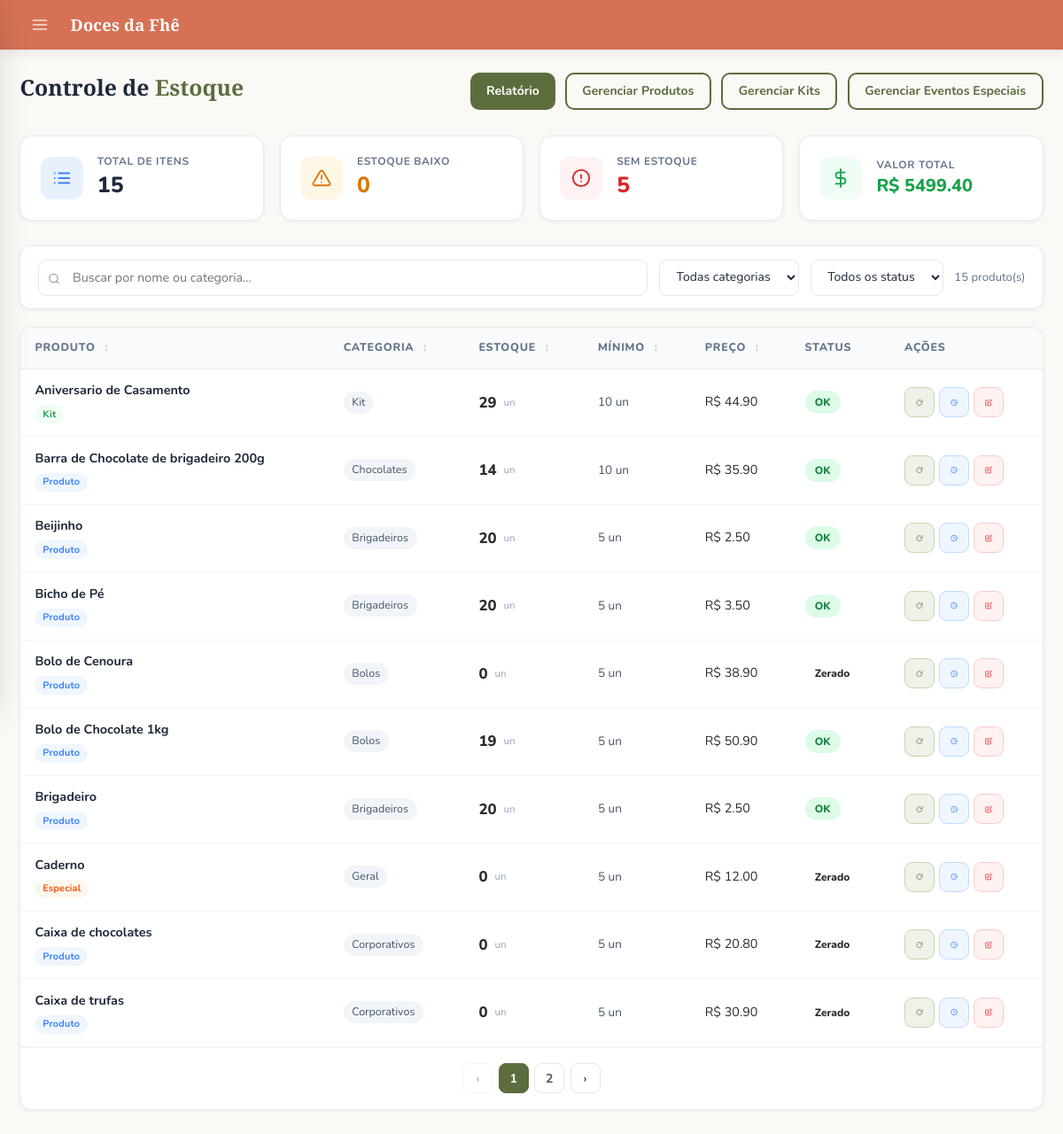
Page /admin/estoque (signed in) on the earlier database version.
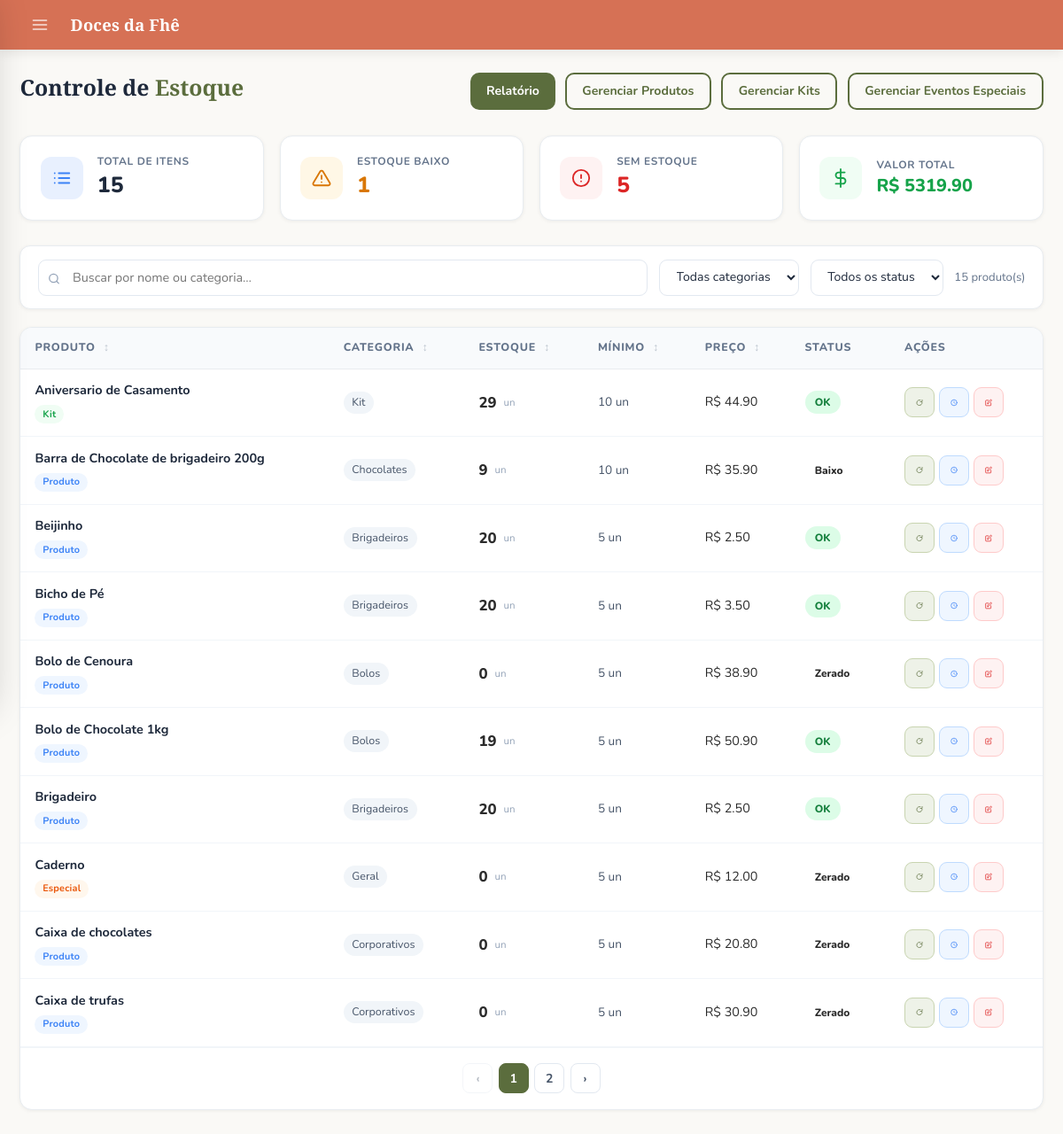
Same page on the later database version.
### models.py (models this page shows, shortened)
class Product(db.Model):
    __tablename__ = "products"
    id          = db.Column(db.Integer, primary_key=True)
    name        = db.Column(db.String(200), unique=True, nullable=False, index=True)
    description = db.Column(db.String(800), nullable=False)
    image_url   = db.Column(db.String(300))
    price       = db.Column(db.Numeric(10, 2), nullable=False)
    category          = db.Column(db.String(100), nullable=True, default='geral')  # ✅ NOVO
    ativo             = db.Column(db.Boolean, default=True, nullable=False)
    estoque           = db.Column(db.Integer, default=0, nullable=False)
    estoque_minimo    = db.Column(db.Integer, default=5, nullable=False)
    quantidade_minima = db.Column(db.Integer, default=1, nullable=False)
    quantidade_maxima = db.Column(db.Integer, nullable=True)
    created_at     = db.Column(db.DateTime, default=datetime.utcnow)
    @property
    def status_estoque(self):
        if self.estoque == 0:
            return 'zerado'
        if self.estoque <= self.estoque_minimo:
            return 'baixo'
        return 'ok'

### app.py (the view)
@app.route('/admin/estoque')
@login_required
@admin_required
def estoque():
    produtos  = Product.query.filter_by(ativo=True).order_by(Product.name).all()
    kits      = Kit.query.filter_by(ativo=True, is_admin_kit=True).order_by(Kit.name).all()
    especiais = ProdutoEspecial.query.filter_by(mostrar=True).order_by(ProdutoEspecial.name).all()
    def _item(obj, tipo, nome, cat, preco):
        return {'id': obj.id, 'tipo': tipo, 'nome': nome,
                'categoria': cat or '—', 'preco': float(preco),
                'estoque': obj.estoque, 'estoque_minimo': obj.estoque_minimo,
                'status': obj.status_estoque}
    itens = (
        [_item(p, 'produto',  p.name, p.category,        p.price)       for p in produtos] +
        [_item(k, 'kit',      k.name, 'Kit',              k.total_price) for k in kits] +
        [_item(e, 'especial', e.name, e.category,         e.price)       for e in especiais]
    )
    itens.sort(key=lambda x: x['nome'].lower())
    categorias = sorted({i['categoria'] for i in itens if i['categoria'] != '—'})
    total_valor   = sum(i['preco'] * i['estoque'] for i in itens)
    sem_estoque   = sum(1 for i in itens if i['status'] == 'zerado')
    estoque_baixo = sum(1 for i in itens if i['status'] == 'baixo')
    return render_template('admin/estoque.html',
        itens=itens, categorias=categorias,
        total_valor=total_valor, sem_estoque=sem_estoque,
        estoque_baixo=estoque_baixo)

### app.py (called while the page is built)
def admin_required(f):
    @wraps(f)
    def decorated_function(*args, **kwargs):
        if not current_user.is_authenticated or not current_user.is_admin:
            flash("Acesso negado. São necessárias permissões de administrador.", "error")
            return redirect(url_for('dashboard'))
        return f(*args, **kwargs)
    return decorated_function

@login_manager.user_loader
def load_user(user_id):
    return User.query.get(int(user_id))

@app.context_processor
def inject_globals():
    if current_user.is_authenticated:
        total_itens = db.session.query(
            db.func.sum(CarrinhoItem.quantidade)
        ).filter_by(user_id=current_user.id).scalar() or 0
    else:
        total_itens = 0
    site_config = SiteConfig.query.first()
    return dict(carrinho_total=total_itens, site_config=site_config)

### models.py (called while the page is built)
    @property
    def total_price(self):
        return sum(kp.product.price * kp.quantity for kp in self.products)

    @property
    def status_estoque(self):
        if self.estoque == 0:       return 'zerado'
        if self.estoque <= self.estoque_minimo: return 'baixo'
        return 'ok'

### templates/admin/estoque.html (shortened to what the changed rows need)
{% extends "admin/base.html" %}
{% block styles %}
<link rel="stylesheet" href="{{ url_for('static', filename='estoque.css') }}">
{% endblock %}
{% block content %}
<div class="es-page">
  <div class="es-header">
    <h1 class="es-title">Controle de <span>Estoque</span></h1>
  </div>
  <div class="es-cards">
    <div class="es-card">
      <div class="es-card-info low">
        <label>Estoque Baixo</label>
        <strong>{{ estoque_baixo }}</strong>
      </div>
    </div>
    <div class="es-card">
      <div class="es-card-info valor">
        <label>Valor Total</label>
        <strong>R$ {{ "%.2f"|format(total_valor) }}</strong>
      </div>
    </div>
  </div>
  <div class="es-table-wrap">
    <table class="es-table" id="tabelaProdutos">
      <thead>
        <tr>
          <th onclick="ordenar(0)">Produto <span class="sort-icon">↕</span></th>
          <th onclick="ordenar(1)">Categoria <span class="sort-icon">↕</span></th>
          <th onclick="ordenar(2)">Estoque <span class="sort-icon">↕</span></th>
          <th onclick="ordenar(3)">Mínimo <span class="sort-icon">↕</span></th>
          <th onclick="ordenar(4)">Preço <span class="sort-icon">↕</span></th>
          <th>Status</th>
          <th>Ações</th>
        </tr>
      </thead>
      <tbody id="tbodyProdutos">
        {% for item in itens %}
        {% set uid = item.tipo ~ '-' ~ item.id %}
        <tr class="prod-row row-{{ item.status }}"
            data-nome="{{ item.nome | lower }}"
            data-cat="{{ item.categoria | lower }}"
            data-status="{{ item.status }}"
            data-uid="{{ uid }}">
          <td>
            <div class="prod-name">{{ item.nome }}</div>
            <div style="margin-top:.25rem;">
              {% if item.tipo == 'kit' %}<span class="tipo-tag tipo-kit">Kit</span>
              {% elif item.tipo == 'especial' %}<span class="tipo-tag tipo-especial">Especial</span>
              {% else %}<span class="tipo-tag tipo-produto">Produto</span>{% endif %}
            </div>
          </td>
          <td><span class="prod-cat">{{ item.categoria | capitalize }}</span></td>
          <td>
            <div class="stock-qty">
              <span class="qty-num" id="qty-{{ uid }}">{{ item.estoque }}</span>
              <span class="qty-min">un</span>
            </div>
          </td>
          <td>
            <span style="font-size:.85rem; color:#475569;">
              <span id="min-{{ uid }}">{{ item.estoque_minimo }}</span> un
            </span>
          </td>
          <td>R$ {{ "%.2f"|format(item.preco) }}</td>
          <td>
            <span class="badge-status badge-{{ item.status }}" id="badge-{{ uid }}">
              {% if item.status == 'ok' %}OK
              {% elif item.status == 'baixo' %}Baixo
              {% else %}Zerado{% endif %}
            </span>
          </td>
          <td>
            <div class="td-actions">
              <button class="btn-es btn-es-sm btn-mov btn-es-icon"
                      title="Movimentar estoque"
                      data-tipo="{{ item.tipo }}"
                      data-id="{{ item.id }}"
                      data-nome="{{ item.nome|e }}"
                      data-estoque="{{ item.estoque }}"
                      data-minimo="{{ item.estoque_minimo }}"
                      onclick="abrirMovimentar(this.dataset.tipo,this.dataset.id,this.dataset.nome,this.dataset.estoque,this.dataset.minimo)">
                <svg xmlns="http://www.w3.org/2000/svg" width="15" height="15" viewBox="0 0 24 24" fill="none" stroke="currentColor" stroke-width="2.2" stroke-linecap="round" stroke-linejoin="round">
                  <path d="M21 12a9 9 0 1 1-6.219-8.56"/><polyline points="21 3 21 9 15 9"/>
                </svg>
              </button>
              <button class="btn-es btn-es-sm btn-hist btn-es-icon"
                      title="Histórico"
                      data-tipo="{{ item.tipo }}"
                      data-id="{{ item.id }}"
                      data-nome="{{ item.nome|e }}"
                      onclick="abrirHistorico(this.dataset.tipo,this.dataset.id,this.dataset.nome)">
                <svg xmlns="http://www.w3.org/2000/svg" width="15" height="15" viewBox="0 0 24 24" fill="none" stroke="currentColor" stroke-width="2.2" stroke-linecap="round" stroke-linejoin="round">
                  <path d="M12 8v4l3 3"/><circle cx="12" cy="12" r="10"/>
                </svg>
              </button>
              <button class="btn-es btn-es-sm btn-del btn-es-icon"
                      title="Editar mínimo"
                      data-tipo="{{ item.tipo }}"
                      data-id="{{ item.id }}"
                      data-nome="{{ item.nome|e }}"
                      data-minimo="{{ item.estoque_minimo }}"
                      onclick="abrirEditarMinimo(this.dataset.tipo,this.dataset.id,this.dataset.nome,this.dataset.minimo)">
                <svg xmlns="http://www.w3.org/2000/svg" width="15" height="15" viewBox="0 0 24 24" fill="none" stroke="currentColor" stroke-width="2.2" stroke-linecap="round" stroke-linejoin="round">
                  <path d="M11 4H4a2 2 0 0 0-2 2v14a2 2 0 0 0 2 2h14a2 2 0 0 0 2-2v-7"/><path d="M18.5 2.5a2.121 2.121 0 0 1 3 3L12 15l-4 1 1-4Z"/>
                </svg>
              </button>
            </div>
          </td>
        </tr>
        {% endfor %}
      </tbody>
    </table>
  </div>
</div>
{% endblock %}

Differences in the rows shown:
changed Product "Barra de Chocolate de brigadeiro 200g": estoque "14" → "9"; text "OK" → "Baixo"
Other differences:
{{ estoque_baixo }}: "0" → "1"
{{ "%.2f"|format(total_valor) }}: "5499.40" → "5319.90"
